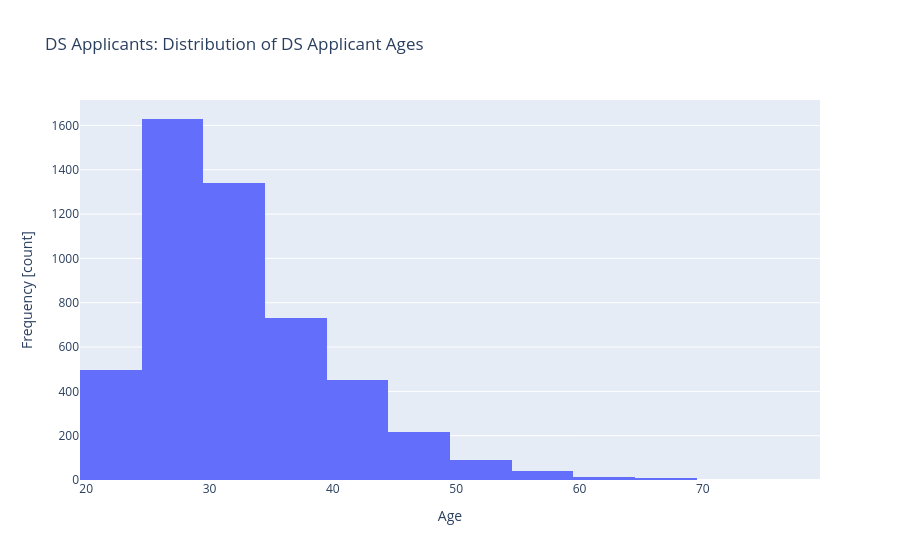

Source (notebook cell):
### Markdown cell above
**Task 7.1.17:** Create function `build_age_hist` that returns a plotly histogram of `ages`. Be sure to label your x-axis `"Age"`, your y-axis `"Frequency [count]"`, and use the title `"Distribution of DS Applicant Ages"`.

- [What's a histogram?](../%40textbook/07-visualization-pandas.ipynb#Histograms)
- [Create a histogram using plotly express](../%40textbook/08-visualization-plotly.ipynb#Histogram)

### Code cell
def build_age_hist():
    # Create histogram of `ages`
    fig = px.histogram(x=ages, nbins=20, title="DS Applicants: Distribution of DS Applicant Ages")
    # Set axis labels
    fig.update_layout(xaxis_title="Age", yaxis_title="Frequency [count]")
 
    return fig


age_fig = build_age_hist()
print("age_fig type:", type(age_fig))
age_fig.show()

### Figure 1 — Plotly figure (JSON) as saved in the notebook; plotly's stock layout.template omitted (floating-point values rounded to 4 significant figures; data arrays with more than 128 entries replaced by an {"elided": "..."} marker saying what was removed)
{"data": [{"alignmentgroup": "True", "bingroup": "x", "hovertemplate": "x=%{x}<br>count=%{y}<extra></extra>", "legendgroup": "", "marker": {"color": "#636efa", "pattern": {"shape": ""}}, "name": "", "nbinsx": 20, "offsetgroup": "", "orientation": "v", "showlegend": false, "type": "histogram", "x": {"elided": "5025 int values"}, "xaxis": "x", "yaxis": "y"}], "layout": {"barmode": "relative", "legend": {"tracegroupgap": 0}, "title": {"text": "DS Applicants: Distribution of DS Applicant Ages"}, "xaxis": {"anchor": "y", "domain": [0, 1], "title": {"text": "Age"}}, "yaxis": {"anchor": "x", "domain": [0, 1], "title": {"text": "Frequency [count]"}}}}
